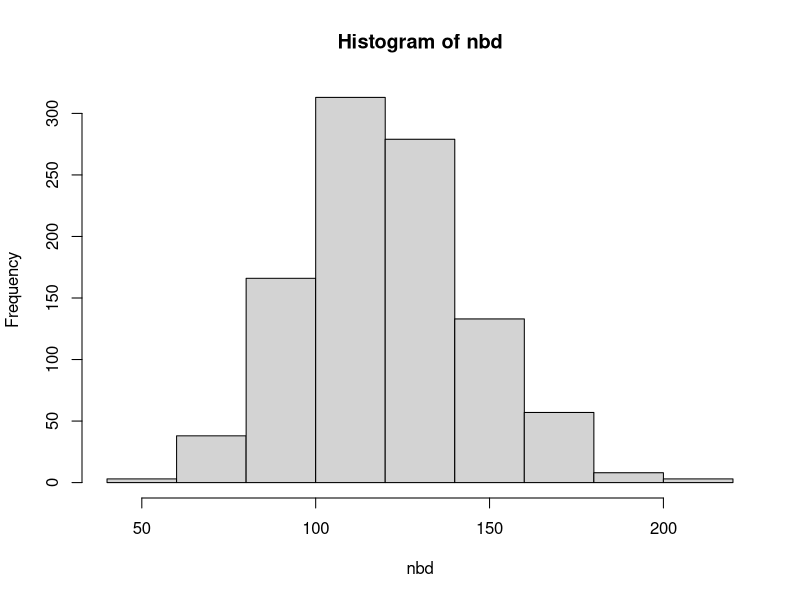
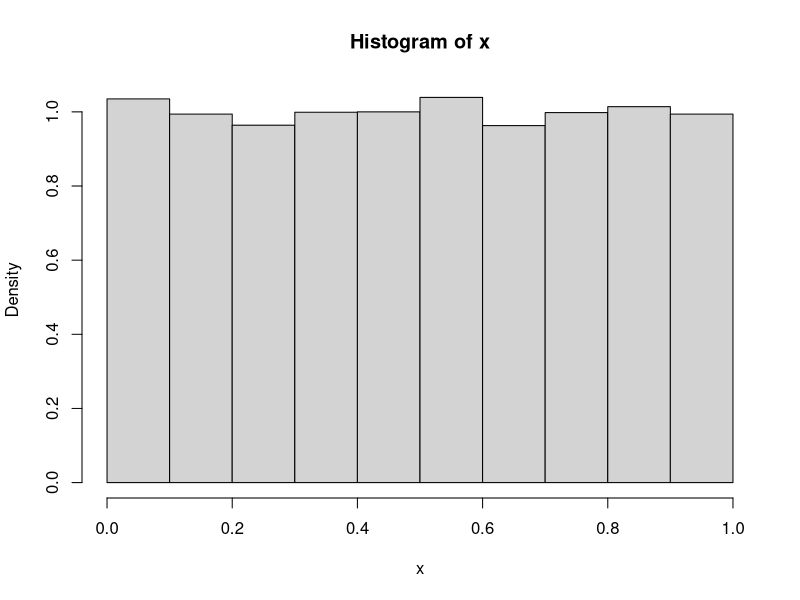
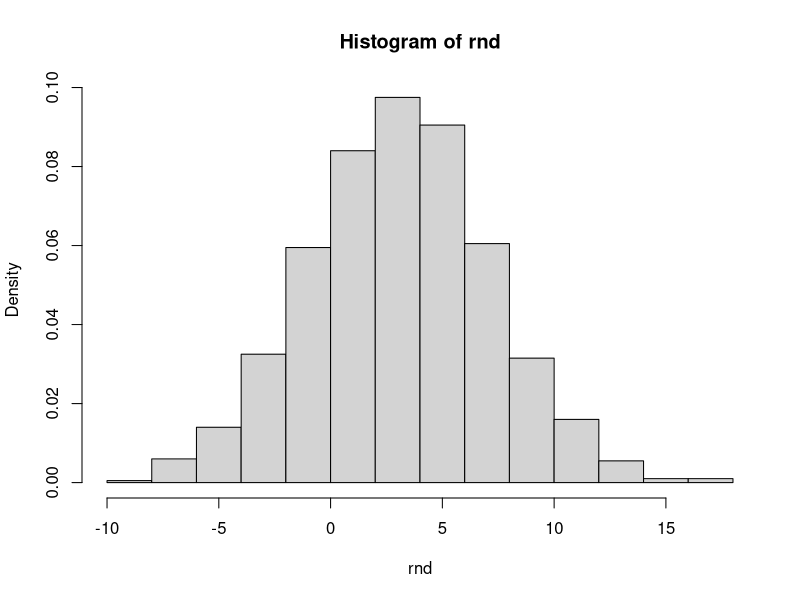
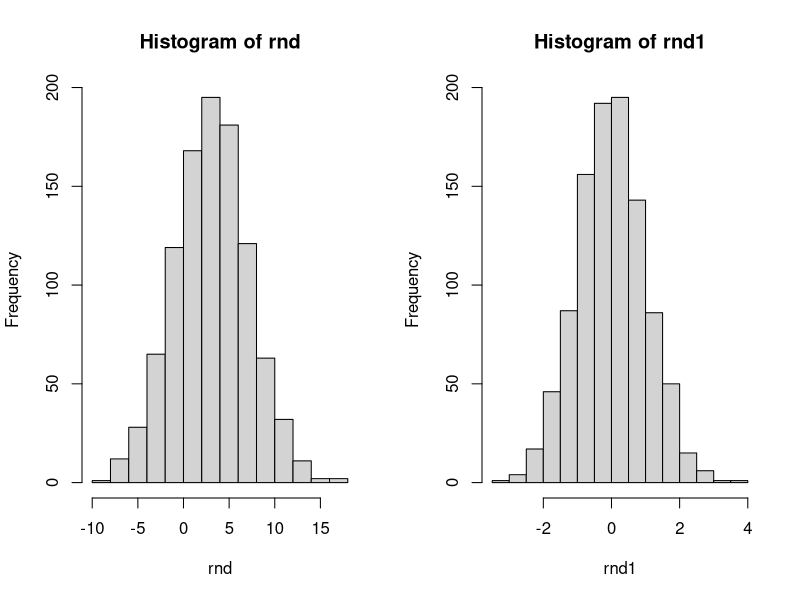
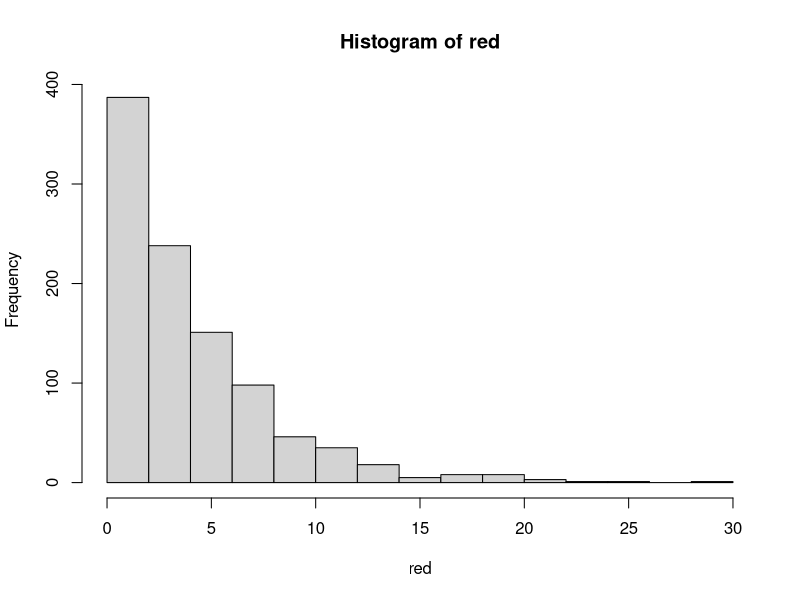
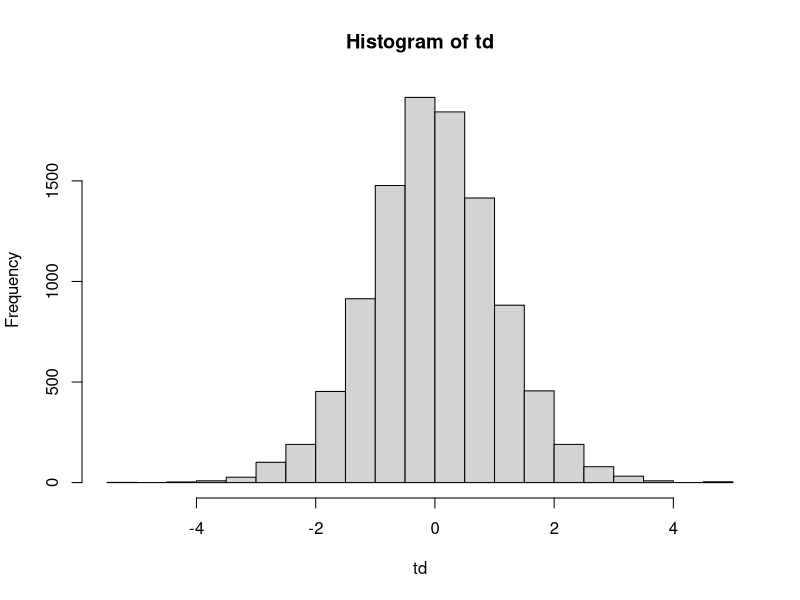
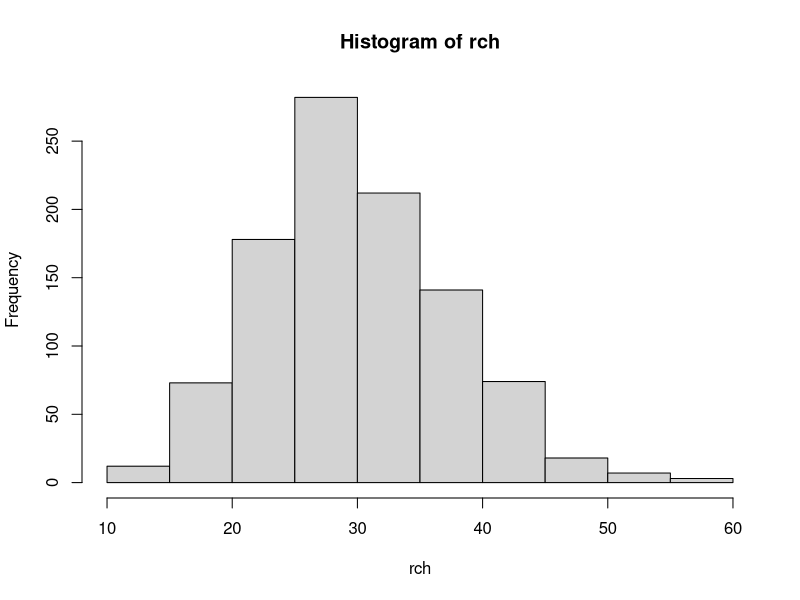
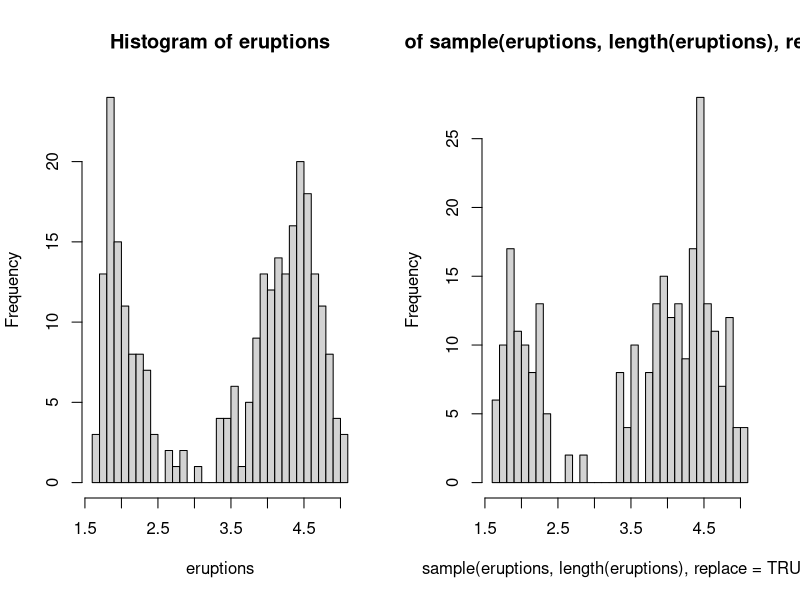

Reproduce these figures in R, in order.
#               Разпределения


############################
#       Преди да започнем с характеристиките на разпределенията трябва да знаем, че в R
#   всяко разпределение има разновидност, която стартите с d-(име на разпределение), 
#   p-(име на разпределение), q-(име на разпределение) и r-(име на разпределение). Тези 
#   означения показват какво искаме да правим:
#       d- - изчислява вероятността за сбъдване на събитието x
#       p- - изчислява вероятността на предварително зададен квантил за разпределението
#       q- - изчислява квантилът на предварително зададена вероятност за разпределението
#       r- - генериране на случайни величини за разпределението

#   p- е обратна функция на q-. Например qnorm(pnorm(3)) = 3, pnorm(qnorm(0.9)) = 0.9


############################




############################

#   1. Биномно разпределение
#       Биномното разпределение е дисктретно разпределение, което брои успехите в редица 
#   от n независими опити. Биномното разпределение приема параметри "n" - броя на опитите 
#   и "p" - вероятността за настъпване на успех.
#       Вероятността за настъпване на събитие "x" е P(x) = C(n, x)*p^x*(1-p)^(n-x), 
#   за x = 0, ..., n

#       В R, функциите за биномно разпределение са rbinom(), dbinom(), pbinom(), qbinom()
#   n - броят на симулациите, size - големианта на редицата от независимите опити
#   p - вероятността за настъпване на успех от един опит

#       Частния случай, когато size = 1 поражда Бернулиево разпределение. Тоест,
#   искаме да генерираме само един опит с вероятност за успех "p"
rbinom(n = 1, size = 1, p = 0.2)    
rbinom(n = 10, size = 1, p = 0.2)

#       Биномно разпределение
rbinom(n = 1, size = 6, p = 0.2)    
rbinom(n = 10, size = 6, p = 0.2)


set.seed(4442)
rbd <- rbinom(n = 100, size = 6, p = 0.2)
#       Средната стойност и медианата са равни на size*p, къдетo "size" и "p" са броят на 
#   опитите в редицата от експерименти и вероятността за успех.    
#       Вариацията е равна на size*p*(1 - p)
summary(rbd)
var(rbd)


# Зад.1 
#       Застрахователно дружество има портфейл от 20 полици. Вероятността за щета по  
#   всяка една полица е 0.13. Полиците са независими една от друга.
#   Определете:
#       a) в портфейла да настъпят не повече от 2 щети включително
#       б) в портфейла да настъпят поне 4 щети
#       в) в портфейла да настъпят между 3 и 7 щети включително
#       г) в портфейла да настъпят точно 5 щети
#       д) минималният брой на настъпилите щети в 10% от най-лошите сценарии


#   Решение:
SIZE = 20
PR = 0.13


#   г) 
dbinom(x = 5, size = SIZE, prob = PR)


#   а)
#       I вариант
dbinom(x = 0, size = SIZE, prob = PR) + dbinom(x = 1, size = SIZE, prob = PR) +
  dbinom(x = 2, size = SIZE, prob = PR)

PROBAB <- 0
for(claim in c(0:2)) {
  PROBAB <- PROBAB + dbinom(x = claim, size = SIZE, prob = PR)
}
PROBAB
#       II вториант
pbinom(q = 2, size = SIZE, prob = PR)


#   б)
#       I вариант
PROBAB <- 0
for(claim in c(4:SIZE)) {
  PROBAB <- PROBAB + dbinom(x = claim, size = SIZE, prob = PR)
}
PROBAB
#       II вториант
1 - pbinom(q = 3, size = SIZE, prob = PR)
#       II вториант
pbinom(q = 3, size = SIZE, prob = PR, lower.tail = FALSE)


#   в)
#       I вариант
PROBAB <- 0
for(claim in c(3:7)) {
  PROBAB <- PROBAB + dbinom(x = claim, size = SIZE, prob = PR)
}
PROBAB
#       II вториант
pbinom(q = 7, size = SIZE, prob = PR) - pbinom(q = 2, size = SIZE, prob = PR)


#   д)
#       10% от най-неблагоприятните случаи отговарят на 90% приемливи.
qbinom(p = 0.90, size = SIZE, prob = PR)   #   Най-малко 5 загуби се очакват




############################

#   2. Геометрично разпределение
#       Геометричното разпределение е дискретно разпределение, което показва броя на 
#   неуспехите до настъпването на успех.
#       Вероятността е P(x) = p*(1-p)^x, за x = 0, ..., n

set.seed(46871)
rgd <- rgeom(n = 100000, prob = 0.2)
#       Средната стойност са равни на 1/p - 1 (в R се брои САМО неуспехите), 
#   "p" е вероятността за успех.    
#       Вариацията е равна на (1-p)/(p^2)
summary(rgd)
var(rgd)


# Зад.2
#       Баскетболист вкарва кош с вероятност от 30%. Определете:
#       a) вероятността за точно 4 неуспеха до настъпването на успех
#       б) вероятността за по-малко от 7 неуспеха до вкарване на кош
#       в) вероятността за да имаме между 3 и 9 неуспеха включително до вкарване на кош
#       г) най-малко 7 неусеха (включително) до вкарване на кош.

#   Решение:
PR = 0.3


#   а)
dgeom(x = 4, prob = PR)


#   б)
#       I вториант
PROBAB <- 0
for(index in 0:7) {
  PROBAB <- PROBAB + dgeom(x = index, prob = PR)
}
PROBAB


#       II вториант
pgeom(q = 7, prob = PR)


#   в)
#       I вториант
PROBAB <- 0
for(index in 3:9) {
  PROBAB <- PROBAB + dgeom(x = index, prob = PR)
}
PROBAB


#       II вториант
pgeom(q = 9, prob = PR) - pgeom(q = 3 - 1, prob = PR)


#   г)
#       I вториант
1 - pgeom(q = 7 - 1, prob = PR) 


#       II вториант
pgeom(q = 7 -1, prob = PR, lower.tail = FALSE) 







#	  3. Отрицателно биномно разпределение
#		    Отрицателното биномно разпределение е дискретно разпределение, което измерва 
#	  броя на неуспехите в редица от бернулиеви опити до настъпване на r на брой успеха. 
#	  Разпределението има два параметъра r (броя на успехите) и p (вероятността за успех 
#	  за всеки опит). При r = 1 имаме геометрично разпределение.
#       Функцията на масата е P(x) = C(x+r-1, x)*p^r*(1-p)^x, за x = 0, 1, ...
#		Очакването на отрицателното биномно разпределение е r*(1-p)/p, а вариацията е r*(1-p)/p^2

set.seed(4457)
N <- 1000
nbd <- rnbinom(n = N, size = 30, prob = 0.2)
#	size - броят на успехите
hist(nbd)


summary(nbd)
var(nbd)


# Зад.3
#       Баскетболист вкарва кош с вероятност от 15%. Определете:
#       a) вероятността за точно 4 неуспеха до настъпването на 2 коша/успеха
#       б) вероятността за по-малко от 7 неуспеха (включително) до вкарване на 2 коша/успеха
#       в) вероятността за да имаме между 3 и 9 неуспеха включително до вкарване 
#   на 2 коша/успеха
#       г) най-малко 7 неуспеха (включително) до вкарване на 2 коша

#   Решение:
PR = 0.15
SIZE = 2


#   а)
dnbinom(x = 4, size = SIZE, prob = PR)


#   б)
#       I вториант
PROBAB <- 0
for(index in 0:7) {
  PROBAB <- PROBAB + dnbinom(x = index, size = SIZE, prob = PR)
}
PROBAB


#       II вториант
pnbinom(q = 7, size = SIZE, prob = PR)


#   в)
#       I вториант
PROBAB <- 0
for(index in 3:9) {
  PROBAB <- PROBAB + dnbinom(x = index, size = SIZE, prob = PR)
}
PROBAB


#       II вториант
pnbinom(q = 9, size = SIZE, prob = PR) - pnbinom(q = 3 - 1, size = SIZE, prob = PR)



#   г)
#       I вториант
1 - pnbinom(q = 7 - 1, size = SIZE, prob = PR)


#       II вториант
pnbinom(q = 7 - 1, size = SIZE, prob = PR, lower.tail = FALSE)





############################

#   4. Поасоново разпределение
#       Поасоновото разпределение е дискретно разпределение, което измерва вероятността
#   "lambda" (n*p) на брой независими събития да се случат в определен интервал от време. 
#   При Поасоновото разпределение "n" клони към безкрайност, a "p" клони към нула. Това 
#   е и връзката между биномно разпределение и поасоново
#       Вероятността е P(x) = exp(-lambda)*lambda^x/(x!)

#   При поасоновото разпределение, средната стойност и вариацията са равни на lambda
set.seed(1477)
rpd <- rpois(n = 10000, lambda = 3.4)
summary(rpd)
var(rpd)


# Зад.4
#       В болницата X от 14:00 до 18:00 всеки ден имаме по 6 пациента със счупена кост:
#       a) вероятността за да имаме точно 10 пациента със счупена кост в този интервал
#       б) вероятността за да имаме по-малко от 9 пациента (включително) със счупена кост в този интервал
#       в) вероятността за да имаме между 13 и 19 пациента (включително) със счупена кост в този интервал
#       г) най-малко 20 пациента със счупена кост в този интервал


#   Решение:
LAMBDA = 6


#   а)
dpois(x = 10, lambda = LAMBDA)


#   б)
ppois(q = 9, lambda = LAMBDA)


#   в)
ppois(q = 19, lambda = LAMBDA) - ppois(q = 13 - 1, lambda = LAMBDA)



#   г)
#       I вториант
1 - ppois(q = 20 - 1, lambda = LAMBDA)


#       II вториант
ppois(q = 20 - 1, lambda = LAMBDA, lower.tail = FALSE)







#   5. Равномерно непрекъснато разпределение
#       Равномерното непрекъснато разпределение много наподобява равнометрното дискретно.
#   Разликата е в това, че вместо дискретни стойности, при непрекъснатото може да 
#   приема в целия интервал.
#       Вероятността P(X < x) = (x - a) / (b - a)
#       Равномерното непрекъснато разпределение приема параметри a и b, които са
#   минимална и максимална стойности.
#       Геенрирането на равномерно разпределение става с функцията runif(n, a, b)
runif(1, 0, 2)
runif(5, 0, 2)

set.seed(6674)
x <- runif(10000) # get the random numbers
hist(x, prob = T, breaks = 10)


# Зад.5
#       Закъснението на влак от БДЖ е равномерна разпределена случайна величина
#   в интервала 10 - 30 минути
#       Определете:
#       a) вероятността влакът да закъснее под 15 минути
#       б) вероятността влакът да закъснее над 40 минути
#       в) вероятността влакът да закъснее над 25 минути
#       в) вероятността влакът да закъснее между 15 и 35 минути


#   Решение:
A = 10
B = 30

#   а)
punif(q = 15, min = A, max = B)


#   б)
1 - punif(q = 40, min = A, max = B)
punif(q = 40, min = A, max = B, lower.tail = FALSE)



#   в)
1 - punif(q = 25, min = A, max = B)


#   г)
punif(q = 35, min = A, max = B) - punif(q = 15, min = A, max = B)
1 - punif(q = 15, min = A, max = B)




#   6. Нормално разпределение
#       Нормалното разпределение е непрекъснато разпеделение, което има два основни 
#   параметъра mu (средна стойност) и sigma (стандартно отклонение). 
set.seed(96637)
rnd <- rnorm(n = 1000, mean = 3, sd = 4)
summary(rnd)
var(rnd)
sd(rnd)


#       Както не един път сме споменавали, нормалното разпределение има формата на камбана
hist(rnd, prob = TRUE)



#       Всяко едно нормално разпределение, с очакване "mu" и стандартно отклонение 
#   "sigma", може да се стандартизира в нормално разпределение с очакване 0 и стандартно 
#   отклонение 1. Стандартизацията се нарича Z-score, а формулата е Z = (x - mean(x))/sd(x)
rnd1 <- (rnd - mean(rnd)) / sd(rnd)
mean(rnd1)
sd(rnd1)


par(mfrow = c(1, 2))
hist(rnd)
hist(rnd1)
par(mfrow = c(1, 1))




#       R притежава функция "scale", която го прави автоматично. Функцията е притежава 
#   параметрите center (булева или числова променлива) и scale (булева или числова 
#   променлива)
rnd2 <- scale(rnd)

all(rnd1 == rnd2)   #   Проверяваме дали всички стойности на rnd1 и rnd2 са равни



# Зад.6
#       След проведен тест за интелигентност на целия ръководен персонал в банка X
#   Стойностите са нормално разпределени, със следните резултати - очаквано IQ = 90 
#   и стандартно отклонение на IQ = 25.
#       Определете:
#       a) вероятността директор от въпросната банка да има IQ под 60
#       б) вероятността директор в банката да има IQ над 130
#       в) вероятността директор в банката да има IQ между 60 и 130
#       г) минималното IQ-то на най-умните 5% от ръководния персонал на банката

#   Решение:
MU = 90
SIGMA = 25


#   а)
pnorm(q = 60, mean = MU, sd = SIGMA)


#   б)
#       I вториант
1 - pnorm(q = 130, mean = MU, sd = SIGMA)
#       II вториант
pnorm(q = 130, mean = MU, sd = SIGMA, lower.tail = FALSE)


#   в)
pnorm(q = 130, mean = MU, sd = SIGMA) - pnorm(q = 60, mean = MU, sd = SIGMA)



#   г)
#   За да вземем 5% от най-умния персонал, то трябва да използвме 95% квантил
qnorm(p = 1 - 0.05, mean = MU, sd = SIGMA)






#   7. Експоненциално
#       Друго важно непрекъснато разпределение е екопоненциалното. Това разпределение
#   e подходящо за употреба в случаи, когато имаме работа с промеливи, свързани с време.
#   Експоненциалното разпределение има само един параметър lambda.
#       Експоненциалното разпределение се свързва с Поасоновото разпределение и като с 
#   него се оценява времето между настъпванията на две събития. Това разпределение се
#   разглежда и като непрекъснат аналог на геометричното разпределение.
#       Средната стойност на експоненциалното разпределение е равна на 1/lambda, а 
#   вариацията = 1/lambda^2.

set.seed(7114)
lambda <- 4
red <- rexp(1000, rate = 1/lambda)
hist(red)

summary(red)
var(red)


# Зад.6
#       Времето за настъпване на събитие е експоненциално разпределена величина с 
#   очакване lambda = 10 мерни единици .
#       Определете:
#       a) вероятността събитие да настъпи за по-малко от 4 мерни единици
#       б) вероятността събитие да настъпи за повече от 16 мерни единици
#       в) вероятността събитие да настъпи между 4 и 16

#   Решение:
lambda <- 10
#   а)
pexp(q = 4, rate = 1/lambda)


#   б)
#       I вториант
1 - pexp(q = 16, rate = 1/lambda)
#       II вториант
pexp(q = 16, rate = 1/lambda, lower.tail = FALSE)


#   в)
pexp(q = 16, rate = 1/lambda) - pexp(q = 4, rate = 1/lambda)





#   8. t разпределение
#       Друго важно непрекъснато разпределение е t разпределението. Това разпределение се
#	  използва за оценка на параметрите на популацията, когато размерът на извадката е 
#   малък или когато стандартното отклонение на популацията е неизвестно. T разпределението
#	  има един параметър nu = n - 1 (n - броят на наблюденията), който представлява степените 
#	  на свобода.
#		Средната стойност и медианата на t разпределението са 0, а вариацията nu/(nu-2)


set.seed(7114)
df <- 14
td <- rt(10^4, df = df)
hist(td)

summary(td)
var(td)



#	9. Chi квадрат разпределение
#		    Chi квадрат разпределението е непрекъснато разпределение, което представлява сума на k
#	  на брой независими стандартно нормално разпределени величини. Използваме го за тестване на
#	  хипотези свързани с дисперсията и при определяне на доверителните интервали. Разпределението
#	  намира приложение и при изследването на категорийните модели и по-точно до колко прогнозите
#	  на един модел съответстват на реалните стойности.
#		Разпределенеито има един параметър (k), показващ степените на свобода.
#		Очакването на Chi квадрат е k, а дисперсията - 2*k

set.seed(11478)
N <- 1000
rch <- rchisq(n = N, df = 30)
hist(rch)

summary(rch)
var(rch)



#	10. Хипергеометрично разпределение
#		Това е дискретно разпределение, което описва вероятността от k успеха в n на брой извадка,
#	без замествания, взета от крайна популация с размер N и съдържаща K на брой успеха. Разпределението
#	намира приложение при изследването дали една популация е overrepresented или underrepresented.
#		Функцията на масата е P(x) = C(K, k)*C((N - K), (n - k)) / C(N, n)
#		Очакването е n*K/N, а вариацията - n*(K/N)*((N-K)/N)*((N-n)/(N-1))





#   11. Boostrap
#       Booostrap е метод, който представлява създаване на извадка с големина, равна на 
#   големината на вектора X и всеки елемент от X може да участва пвоече от веднъж в новата 
#   извадка. 

data(faithful)
names(faithful)

eruptions <- faithful[, "eruptions"]
sample(eruptions, 10, replace = TRUE)

par(mfrow = c(1, 2))
hist(eruptions, breaks = 25)
hist(sample(eruptions, length(eruptions), replace = TRUE), breaks = 25)
par(mfrow = c(1, 1))


#		    Едно от приложенията на bootstrap метода е при определянето на локацията на разпределение 
#	  с тежки опашки и/или изразена асиметрия. Целта е да се включат в анализа и наблюдения, които 
#   се считат за "outlier"-и.

#       Асиметрия

#       За да видим дали имаме асиметрия в разпределението, ще изчислим статистиката skewness.
#   В R има доста пакети, които предлагат тази опция ("DistributionUtils", "fBasics", "moments", 
#   "e1071"), но за целта ще използваме наша собствена

Skewness <- function(x) {
  x_centred <- x - mean(x)
  n <- length(x_centred)
  y <- sqrt(n)*sum(x_centred^3) / (sum(x_centred^2)^(3/2))
  list(estim = y*((1 - 1/n))^(3/2), se = sqrt((6*n*(n-1)) / (n-2) / (n+1) / (n+3)))
}


N <- 1000
set.seed(4741)
x1 <- -rexp(N, rate = 1/3); x1_skewness <- Skewness(x1)
x3 <- rgamma(N, shape = 2, rate = 1/6); x3_skewness <- Skewness(x3)
x2 <- rnorm(N, mean = 4, sd = 3); x2_skewness <- Skewness(x2)

par(mfrow = c(1, 3))
hist(x1, xlab = "Values", main = paste("Skewness:", round(x1_skewness$estim, 3)), col = "red")
hist(x2, xlab = "Values", main = paste("Skewness:", round(x2_skewness$estim, 3)), col = "forestgreen")
hist(x3, xlab = "Values", main = paste("Skewness:", round(x3_skewness$estim, 3)), col = "blue")
par(mfrow = c(1, 1))

#   Лесно се забелязва, че при отрицателна стойност на skewness имаме асиметрия, при която
# лявата опашка е по-дълга. И обратното - при положителна стойност имаме по-дълга дясна опашка
# Ако стойността е близка до 0, тогава нямаме доказана асиметрия в разпределението.

#   - Но какво означава, стойност близка до 0-та, при положение, че в статистиката разлика от 10
# може да бъде незначима, а разлика от 0.00001 да бъде?
#   - Това е така и ето защо има и начин за определянето на значимостта ?. Най-лесно съотношението
# abs(estim/se) трябва да бъде по-малко от 2
x1_skewness$estim / x1_skewness$se
x2_skewness$estim / x2_skewness$se
x3_skewness$estim / x3_skewness$se


#   Да се върнем към bootstrap алгоритъма за изчисляване на локацията на разпределението. Той се 
# състои в следните стъпки:
#   1. Определяме броя (M) на извадките (извадките са с повторения и имат дължина, равна на вектора, 
# от който сме взели извадката).
#   2. Изчисляваме средната стойност на всички M извадки и ги съхраняваме в нов вектор.
#   3. От централната гранична теорема (ЦГТ, CLT) следва, че този вектор е с нормално разпределение
#   4. Взимаме средната стойност на този вектор го приемаме за локация на разпределението, а с помощта
# на стандартното отклонение, можем да определоим доверителни интервали




N <- 400
set.seed(9504)
X <- rgamma(n = N, shape = 2, rate = 1/20)
hist(X)
summary(X)
mean(X, trim = 0.05)

M <- 500
Mat <- matrix(nrow = M, ncol = length(X))
#   Създаваме матрица, която има M на брой редове и length(X) брой колони
# В тази матрица, по редове ще съхраняваме извадките

set.seed(10)
for(row_index in 1:nrow(Mat)) {
  Mat[row_index, ] <- sample(x = X, size = length(X), replace = TRUE)
}

# С долния ред взичмаме всички средни стойности по редове
mu_array <- apply(X = Mat, MARGIN = 1, FUN = mean)

par(mfrow = c(1, 2))
hist(mu_array, main = "Histrogram of mu's distribution", xlab = "Values", col = "pink")

qqnorm(mu_array); qqline(mu_array)
par(mfrow = c(1, 1))

#   Проверката на хипотези е важна част от анализа на данни. В сегашния случай ще проверим
# хипотезата, че разпределението е нормално. За целта ще използваме тест, който проверява хипотезата
shapiro.test(mu_array)
# Стойността p-value > 0.05 => разпределението може да го приемем за нормално.
# Понеже не сме учили тестовете, към настоящия момент ще ви се наложи да ми се доверите.

# По-нататък в упражненията ще бъдат засегнати тестовете подробно.


summary(X)
mean(X, trim = 0.05)
(loc <- mean(mu_array))

#   Предимството на този тест е, че можем да определим някакви неблагоприятни стойности, които да
# използваме вместо реалното очакване.
#   Така например, ако искам в 95% от случаите да съм познал средната си стойност, тогава взимам
# 5% квантил.
(a <- quantile(mu_array, prob = 0.05))

hist(mu_array, main = "Histrogram of mu's distribution", xlab = "Values", col = "orange")
abline(v = loc, lwd = 3, col = "blue")
abline(v = a, lwd = 3, lty = 3, col = "forestgreen")








